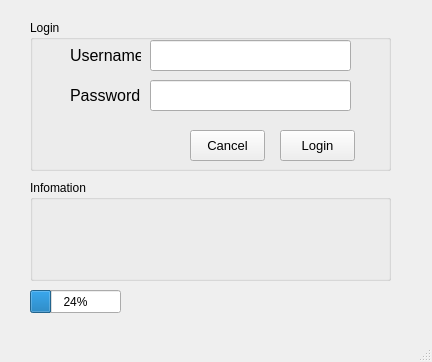
<?xml version="1.0" encoding="UTF-8"?>
<ui version="4.0">
 <class>MainWindow</class>
 <widget class="QMainWindow" name="MainWindow">
  <property name="geometry">
   <rect>
    <x>0</x>
    <y>0</y>
    <width>432</width>
    <height>362</height>
   </rect>
  </property>
  <property name="windowTitle">
   <string>MainWindow</string>
  </property>
  <widget class="QWidget" name="centralwidget">
   <widget class="QGroupBox" name="groupBox">
    <property name="geometry">
     <rect>
      <x>30</x>
      <y>20</y>
      <width>361</width>
      <height>151</height>
     </rect>
    </property>
    <property name="title">
     <string>Login</string>
    </property>
    <widget class="QLabel" name="label">
     <property name="geometry">
      <rect>
       <x>40</x>
       <y>20</y>
       <width>71</width>
       <height>31</height>
      </rect>
     </property>
     <property name="font">
      <font>
       <pointsize>12</pointsize>
      </font>
     </property>
     <property name="text">
      <string>Username</string>
     </property>
    </widget>
    <widget class="QLabel" name="label_2">
     <property name="geometry">
      <rect>
       <x>40</x>
       <y>60</y>
       <width>71</width>
       <height>31</height>
      </rect>
     </property>
     <property name="font">
      <font>
       <pointsize>12</pointsize>
      </font>
     </property>
     <property name="text">
      <string>Password</string>
     </property>
    </widget>
    <widget class="QPushButton" name="bt_cancel">
     <property name="geometry">
      <rect>
       <x>160</x>
       <y>110</y>
       <width>75</width>
       <height>31</height>
      </rect>
     </property>
     <property name="font">
      <font>
       <pointsize>10</pointsize>
      </font>
     </property>
     <property name="text">
      <string>Cancel</string>
     </property>
    </widget>
    <widget class="QPushButton" name="bt_login">
     <property name="geometry">
      <rect>
       <x>250</x>
       <y>110</y>
       <width>75</width>
       <height>31</height>
      </rect>
     </property>
     <property name="font">
      <font>
       <pointsize>10</pointsize>
      </font>
     </property>
     <property name="text">
      <string>Login</string>
     </property>
    </widget>
    <widget class="QLineEdit" name="txtUser">
     <property name="geometry">
      <rect>
       <x>120</x>
       <y>20</y>
       <width>201</width>
       <height>31</height>
      </rect>
     </property>
    </widget>
    <widget class="QLineEdit" name="txtPass">
     <property name="geometry">
      <rect>
       <x>120</x>
       <y>60</y>
       <width>201</width>
       <height>31</height>
      </rect>
     </property>
     <property name="echoMode">
      <enum>QLineEdit::Password</enum>
     </property>
    </widget>
   </widget>
   <widget class="QGroupBox" name="groupBox_2">
    <property name="geometry">
     <rect>
      <x>30</x>
      <y>180</y>
      <width>361</width>
      <height>101</height>
     </rect>
    </property>
    <property name="title">
     <string>Infomation</string>
    </property>
    <widget class="QLabel" name="lbResult">
     <property name="geometry">
      <rect>
       <x>30</x>
       <y>40</y>
       <width>291</width>
       <height>20</height>
      </rect>
     </property>
     <property name="font">
      <font>
       <pointsize>14</pointsize>
       <italic>true</italic>
      </font>
     </property>
     <property name="text">
      <string/>
     </property>
    </widget>
   </widget>
   <widget class="QProgressBar" name="progressBar">
    <property name="geometry">
     <rect>
      <x>30</x>
      <y>290</y>
      <width>91</width>
      <height>23</height>
     </rect>
    </property>
    <property name="value">
     <number>24</number>
    </property>
   </widget>
  </widget>
  <widget class="QMenuBar" name="menubar">
   <property name="geometry">
    <rect>
     <x>0</x>
     <y>0</y>
     <width>432</width>
     <height>21</height>
    </rect>
   </property>
  </widget>
  <widget class="QStatusBar" name="statusbar"/>
 </widget>
 <resources/>
 <connections/>
</ui>
